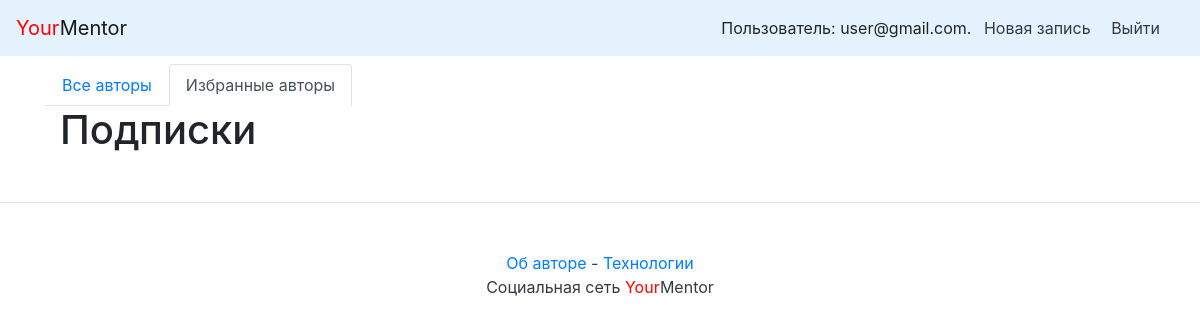
The page /follow/ (signed in) on the database as committed earlier.
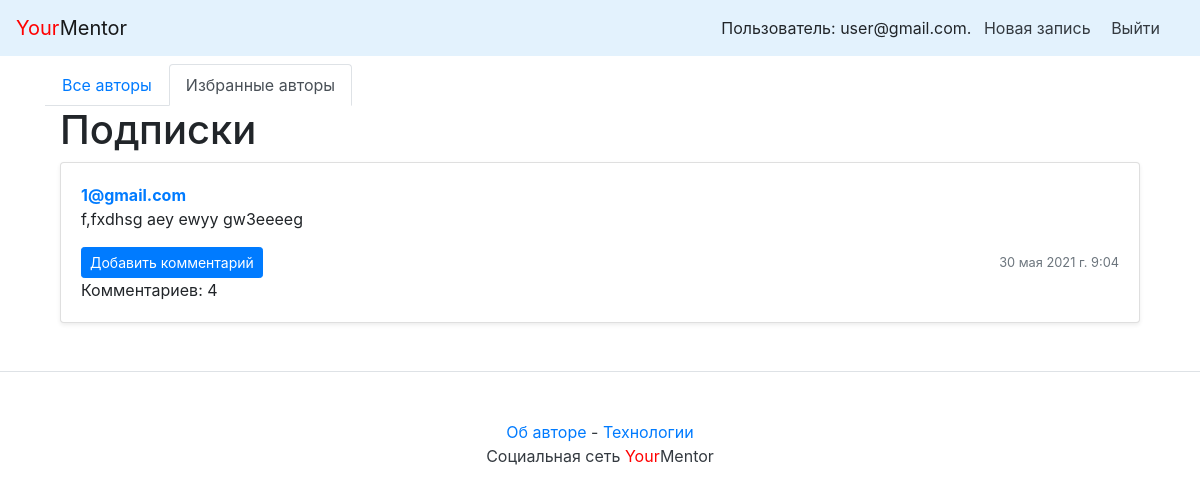
The same page on the database as committed later.
### posts/models.py (models this page shows, shortened)
class Post(models.Model):
    group = models.ForeignKey(
        Group,
        blank=True,
        null=True,
        on_delete=models.SET_NULL,
        related_name='posts',
        verbose_name='Группы',
        help_text='Выберите группу',
    )
    text = models.TextField(
        verbose_name='Текст',
        help_text='Введите текст',
    )
    pub_date = models.DateTimeField('date published', auto_now_add=True)
    author = models.ForeignKey(
        User,
        on_delete=models.CASCADE,
        related_name='posts',
    )
    image = models.ImageField(
        upload_to='posts/',
        blank=True, null=True,
        verbose_name='Изображение',
    )
    class Meta:
        ordering = ['-pub_date']

### accounts/models.py (models this page shows, shortened)
class User(AbstractBaseUser):
    email = models.EmailField(unique=True, max_length=255)
    name = models.CharField(
        max_length=255,
        blank=False,
        null=False
    )
    surname = models.CharField(
        max_length=255,
        blank=False,
        null=False
    )
    break_time = models.IntegerField(default=0)
    is_admin = models.BooleanField(default=False)
    timestamp = models.DateTimeField(auto_now_add=True)
    role = models.CharField(
        max_length=10,
        choices=UserRoles.choices,
        default=UserRoles.STUDENT,
        verbose_name="Роль пользователя",
    )
    is_staff = models.BooleanField(default=False)
    USERNAME_FIELD = 'email'
    REQUIRED_FIELDS = []
    objects = CustomManager()
    def __str__(self):
        return self.email

### posts/views.py (the view)
# urls.py: path('follow/', views.follow_index, name='follow_index'),
@login_required
def follow_index(request):
    cache.clear()
    posts = Post.objects.select_related(
        'author',
    ).filter(author__following__user__id=request.user.id)
    paginator = Paginator(posts, 10)
    page_number = request.GET.get('page')
    page = paginator.get_page(page_number)
    return render(
        request,
        'follow.html',
        {
            'page': page,
            'paginator': paginator,
        },
    )

### templates/follow.html (shortened to what this page needs)
{% extends "includes/base.html" %}
{% block content %}
<div class="container">
    {% include "includes/menu.html" with follow=True %}
        <h1>Подписки</h1>
        {% for post in page %}
            {% include "includes/post_item.html" with post=post %}
        {% endfor %}
    </div>
{% endblock %}

### templates/includes/post_item.html (shortened to what this page needs)
<div class="card mb-3 mt-1 shadow-sm">
  {% load thumbnail %}
  <div class="card-body">
    <p class="card-text">
      <a name="post_{{ post.id }}" href="{% url 'profile' post.author.id %}">
        <strong class="d-block text-gray-dark">{{ post.author }}</strong>
      </a>
      {{ post.text|linebreaksbr }}
    </p>
    <div class="d-flex justify-content-between align-items-center">
      <div class="btn-group">
        <a class="btn btn-sm btn-primary" href="{% url 'post' post.author.id post.id %}" role="button">
          Добавить комментарий
        </a>
      </div>
      <small class="text-muted">{{ post.pub_date }}</small>
    </div>
    {% if post.comments.exists %}
        <div class="d-flex justify-content-between align-items-center">
        <div class="btn-group">
          Комментариев: {{ post.comments.count }}
        </div>
        </div>
    {% endif %}
  </div>
</div>

Rows that differ between the two databases and show on the page:
added Post: author "1@gmail.com", text "f,fxdhsg aey ewyy gw3eeeeg", pub_date "30 мая 2021 г. 9:04", comments.count "4"
